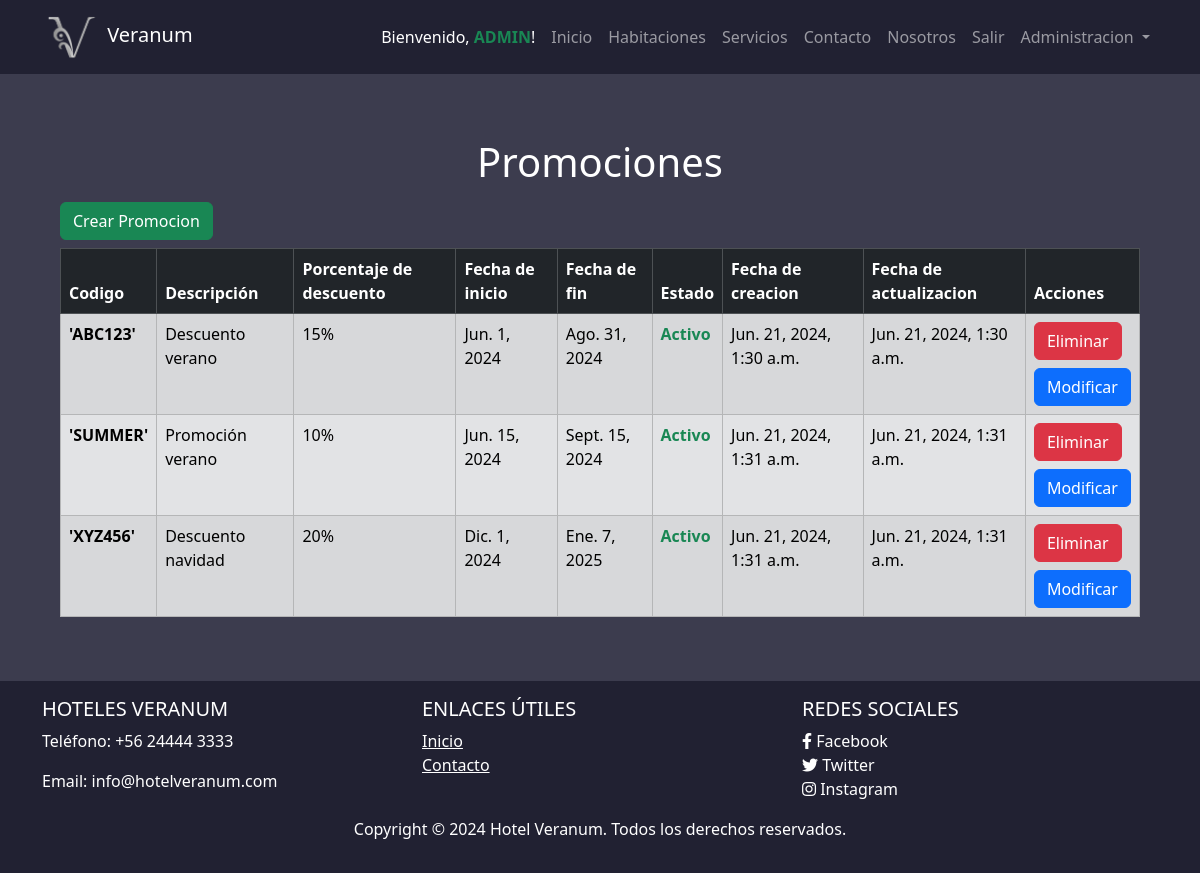
The app's page /promocion/ (signed in), older data.
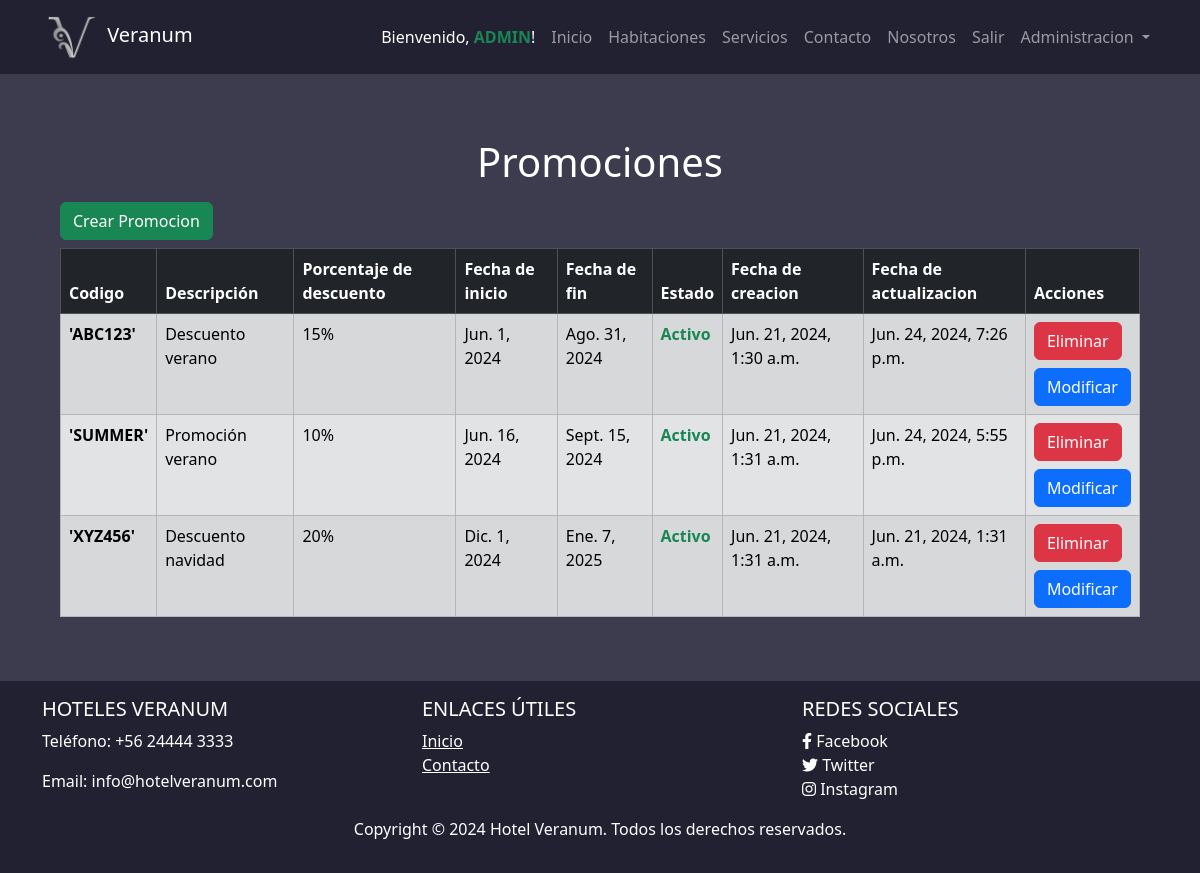
The same page, newer data.
### hotel/models.py (models this page shows, shortened)
class Promocion(models.Model):
    codigo = models.CharField(max_length=20, primary_key=True, verbose_name='Codigo')
    descripcion = models.TextField(blank=True, verbose_name='Descripcion', null=True)
    porcentaje_descuento = models.IntegerField(verbose_name='Porcentaje a Descontar')
    fecha_inicio = models.DateField(verbose_name='Fecha de inicio')
    fecha_fin = models.DateField(verbose_name='Fecha de termino')
    estado = models.BooleanField(default=True, verbose_name='Estado')
    fecha_creacion = models.DateTimeField(auto_now_add=True, verbose_name='Fecha de creacion')
    fecha_actualizacion = models.DateTimeField(auto_now=True, verbose_name='Fecha de actualizacion')
    class Meta:
        db_table = 'Promocion'
        verbose_name = "Promocion"
        verbose_name_plural = "Promociones"
        ordering = ['fecha_fin']

### hotel/views.py (the view)
# urls.py: path('promocion/', views.promocion, name='promocion'),
@login_required
def promocion(request):
    if not request.user.is_staff:
        return redirect('home')
    else:
        promociones = Promocion.objects.all()
        return render(request, 'promocion.html', {'promociones': promociones})

### hotel/templates/promocion.html (shortened to what this page needs)
{% extends 'base.html' %}
{% load static%}
{% block content %}
<div class="m-5">
  <h1 class="text-center mt-3 text-white">Promociones</h1>
  <div class="container mt-3">
    <div class="mb-2">
      <a href="/promocion/crear/"><button class="btn btn-success">Crear Promocion</button></a>
    </div>
    <div class="row justify-content-center">
      <div class="col-lg-12">
        <div class="table-responsive">
          <table class="table table-secondary table-striped table-bordered">
            <thead class="table-dark">
              <tr>
                <th scope="col">Codigo</th>
                <th scope="col">Descripción</th>
                <th scope="col">Porcentaje de descuento</th>
                <th scope="col">Fecha de inicio</th>
                <th scope="col">Fecha de fin</th>
                <th scope="col">Estado</th>
                <th scope="col">Fecha de creacion</th>
                <th scope="col">Fecha de actualizacion</th>
                <th scope="col">Acciones</th>
              </tr>
            </thead>
            <tbody>
              {% for promocion in promociones %}
              <tr>
                <td class="fw-bold">'{{ promocion.codigo }}'</td>
                <td>{{ promocion.descripcion }}</td>
                <td>{{ promocion.porcentaje_descuento }}%</td>
                <td>{{ promocion.fecha_inicio }}</td>
                <td>{{ promocion.fecha_fin }}</td>
                {% if promocion.estado %}
                <td class="text-success fw-semibold">Activo</td>
                {% else %}
                <td class="text-secondary fw-semibold">Inactivo</td>
                {% endif %}
                <td>{{ promocion.fecha_creacion }}</td>
                <td>{{ promocion.fecha_actualizacion }}</td>
                <td><form action="{% url 'eliminar_promocion' promocion.codigo %}" method="POST">
                  <button class="btn btn-danger">
                      Eliminar
                  </button>
                </form>
                <a href="{% url 'detalle_promocion' promocion.codigo %}" class="btn btn-primary mt-2">Modificar</a>
                </td>
              </tr>
              {% endfor %}
            </tbody>
          </table>
        </div>
      </div>
    </div>
  </div>
</div>
{% endblock %}

Row changes from the older to the newer data that the page shows:
changed Promocion "ABC123": fecha_actualizacion "Jun. 21, 2024, 1:30 a.m." → "Jun. 24, 2024, 7:26 p.m."
changed Promocion "SUMMER": fecha_inicio "Jun. 15, 2024" → "Jun. 16, 2024"; fecha_actualizacion "Jun. 21, 2024, 1:31 a.m." → "Jun. 24, 2024, 5:55 p.m."
